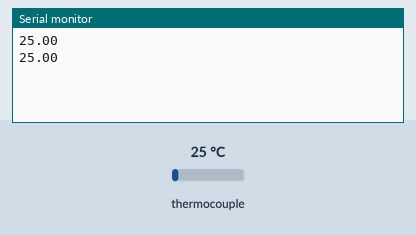
A sketch run on a simulated Arduino Mega 2560, built with avr-gcc and run on an emulated ATmega2560. On the bench: the last lines printed to the serial monitor. The test bench sets the inputs (shaded band); at power-on: thermocouple 25 °C.

Above: at 2.2 s.
2.3 s: thermocouple set to 6 °C
At 3.6 s:
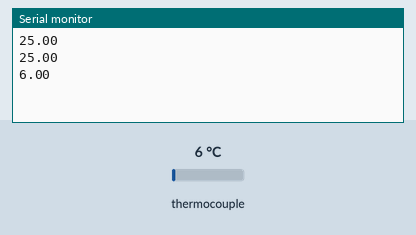
3.8 s: thermocouple set to 75 °C
At 4.8 s:
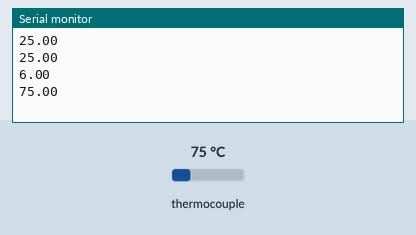
Timing chart, 0 to 6.8 s (numbered marks = the images above; inputs shaded):
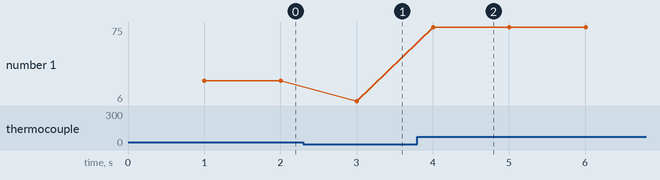

Measured:
- after the input at 2.3 s, the serial monitor: prints a new line after 0.70 s (image 1)
- after the input at 3.8 s, the serial monitor: prints a new line after 0.20 s (image 2)
- plotted number 1: 25 → 6 after the input at 2.3 s, 6 → 75 after the input at 3.8 s

The sketch:

one_thermocouple.ino
```cpp
#include "max6675.h"

int sckPin = 52;
int csPin = 13;
int soPin = 50;

MAX6675 thermocouple(sckPin, csPin, soPin);

void setup() {
  Serial.begin(9600);
  delay(1000);
}

void loop() {
  float temperature = thermocouple.readCelsius();
  Serial.println(temperature);
  delay(1000);
}
```
